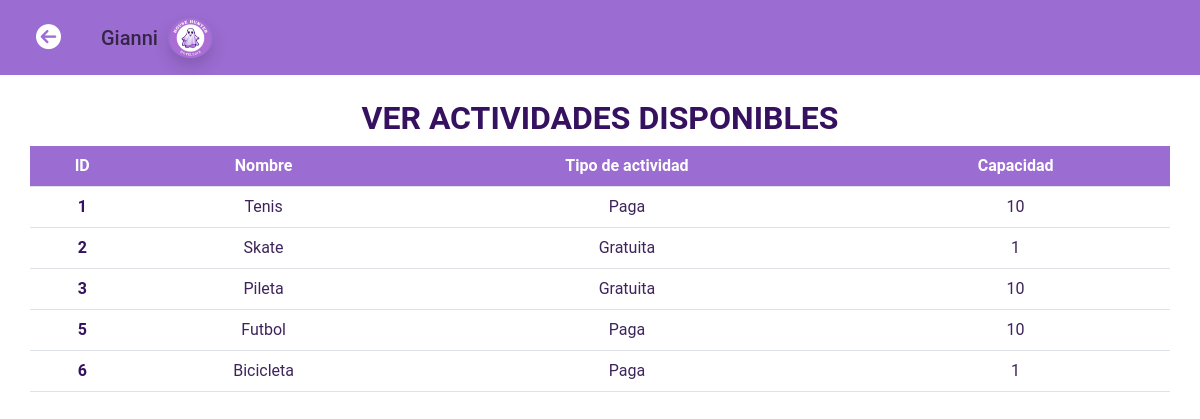
The page /actividades/actividadDisponible (signed in) on the database as committed earlier.
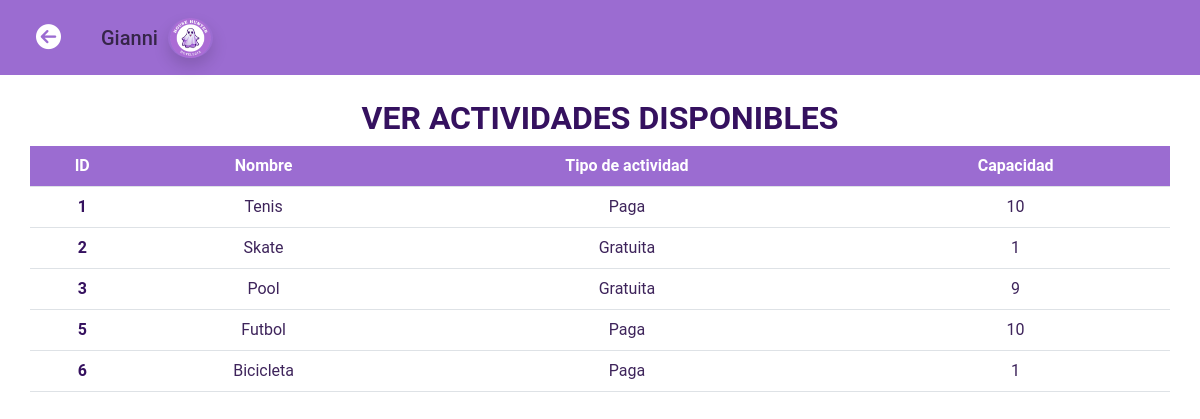
The same page on the database as committed later.
### tables this page shows
CREATE TABLE ACTIVIDAD(
      id INTEGER PRIMARY KEY,
      nombre TEXT,
      tipo_actividad TEXT,
      capacidad TEXT,
      reserva_id INT,
      FOREIGN KEY (reserva_id) REFERENCES RESERVA (id)
      );

### main.py (the view)
@app.route('/actividades/actividadDisponible')
def  actividadDisponible():
        menu = Menu(nombre_empleado=session.get('usuario'), contrasena_empleado=session.get('contrasena'), id_empleado=session.get('id'))
        actividad = menu.mostrar_actividad()
        return render_template('actividadDisponible.html', nombre_usuario=session.get('usuario'), actividad=actividad)

### Menu.py (called while the page is built)
  def mostrar_actividad(self):
        nombreBD = "househunter.db"
        conexion = Conexion(nombreBD)
        conexion.CrearTablaActividad()
        actividades = conexion.MostrarActividades()
        return actividades  # Devuelve la lista de actividades

### bd.py (called while the page is built)
  def CrearTablaActividad(self):
    self.cursor.execute('''
    CREATE TABLE IF NOT EXISTS ACTIVIDAD(
      id INTEGER PRIMARY KEY,
      nombre TEXT,
      tipo_actividad TEXT,
      capacidad TEXT,
      reserva_id INT,
      FOREIGN KEY (reserva_id) REFERENCES RESERVA (id)
      )
    ''')
    self.conexion.commit()

  def MostrarActividades(self):
    self.cursor.execute("SELECT * FROM ACTIVIDAD")
    actividades = self.cursor.fetchall()
    return actividades

### templates/actividadDisponible.html (shortened to what this page needs)
<!DOCTYPE html>
<html lang="es">
<head>
    <link href="https://cdn.jsdelivr.net/npm/bootstrap@5.3.2/dist/css/bootstrap.min.css" rel="stylesheet"
>
    <link rel="stylesheet" type="text/css" href="{{ url_for('static', filename='styles/style.css')}}">
</head>
<body>
    <nav class="navbar navbar-expand-lg navbar-light bg-light">
        <div class="container-fluid">
            <a class="navbar-brand" href="{{ url_for('actividades') }}">
                <i class="fa-solid fa-circle-arrow-left fa-lg m-4"></i>
            </a>
            <div class="collapse navbar-collapse" id="navbarNav">
                <div class="navbar-text">
                    <h5 class="mr-3"> {{ nombre_usuario }} </h5>
                    <img src="{{ url_for('static', filename='img/logo2.png') }}" alt="Foto del Empleado" height="40" class="rounded-circle me-2 shadow">
                </div>
            </div>
        </div>
    </nav>
    <div class="container text-center mt-4">
        <div class="row">
            <h2 class="text-darkviolet">Ver actividades Disponibles</h2>
            <table class="table table-responsive-md">
                <thead>
                    <tr>
                        <th scope="col" class="bg-violet">ID</th>
                        <th scope="col" class="d-none d-sm-table-cell bg-violet">Nombre</th>
                        <th scope="col" class="bg-violet">Tipo de actividad</th>
                        <th scope="col" class="bg-violet">Capacidad</th>
                    </tr>
                </thead>
                <tbody class="table-body">
                    {% for actividad in actividad %}
                        <tr>
                            <th scope="row">{{ actividad[0] }}</th>
                            <td >{{ actividad[1] }}</td>
                            <td>{{ actividad[2] }}</td>
                            <td>{{ actividad[3] }}</td>
                        </tr>
                    {% endfor %}
                </tbody>
            </table>
        </div>
    </div>
</body>
</html>

Rows that differ between the two databases and show on the page:
changed ACTIVIDAD id 3: nombre "Pileta" → "Pool"; capacidad "10" → "9"
